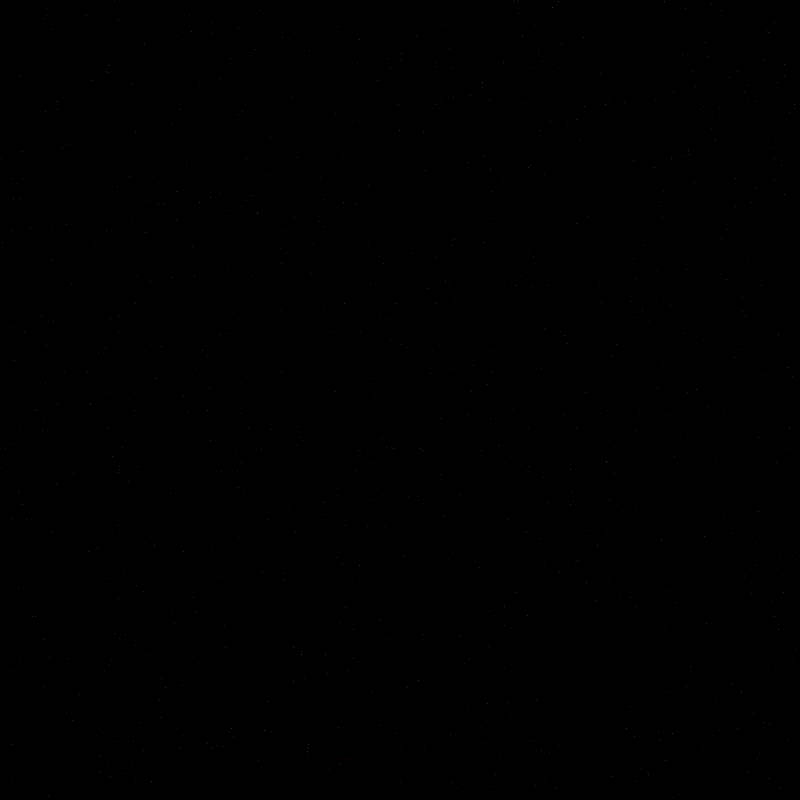
Frame 1 (no input)
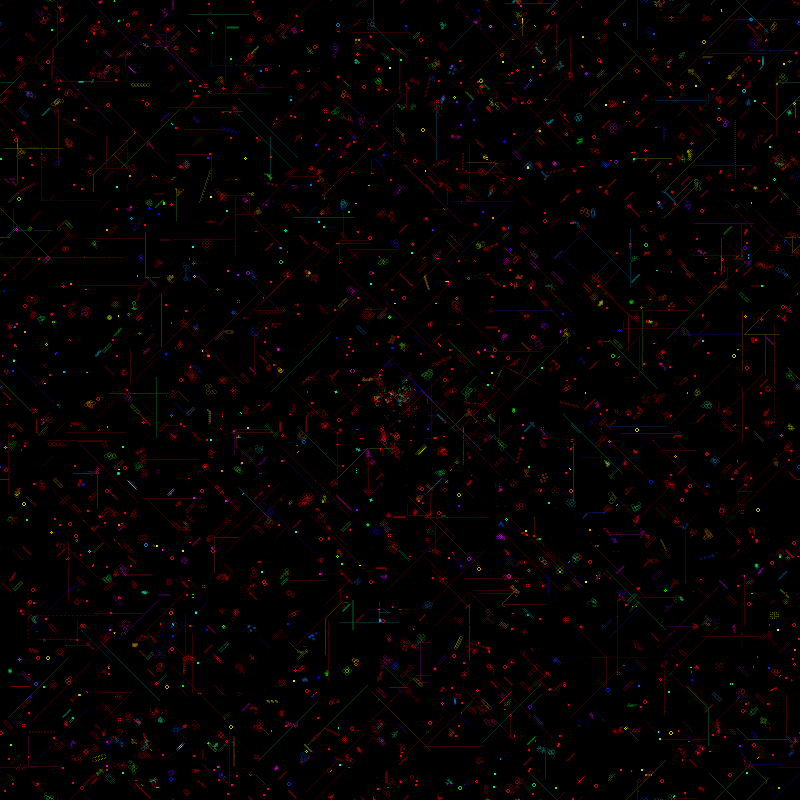
Frame 60 (no input)
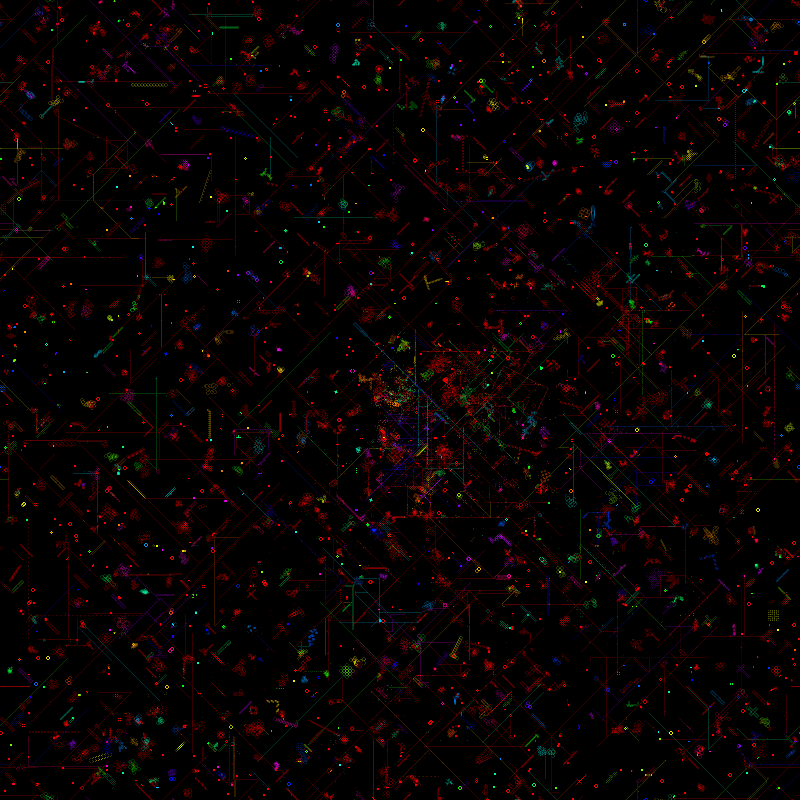
Frame 120 (the mouse pressed at the canvas centre since frame 60)

The p5.js sketch that drew these frames (run headless with seeded random() and noise() and a simulated clock; from frame 60 on, the mouse is pressed at the canvas centre):

// p5.js sketch
// ── sketch.js
/*
Javscript implementation of https://github.com/AdrianMargel/evolving-ant-farm
*/

//---------------------------------
//         Basic Settings
//---------------------------------


//if food is displayed
const displayFood = false;
//if the color of the ant is displayed or the trail itself
const displayColor = true;
//if the ants move in eight directions or four
const eightDirections = true;
//if the food spawns in a disk
const foodDisk = true;
//if the map will have varied spawning rules for food (biomes)
const multiBiome = true;
//how transparent the ants are (0 to 255)
const opacity = 20;
//redraw the an ant's tiles after it dies
const redrawDead = false;
//how fast the hue of a species changes
const hueChange = 3;
//how fast the screen fades to black (0 to 255, generally works best set to 0 for no fade)
const fade = 0;






//the number of different types of tiles
const tileTypes = 5;


//---------------------------------


// //-------------Classes-------------




// //simple integer based vector class
class Vector {
  constructor(x, y) {
    this.x = x;
    this.y = y;
  }


  isSame(other) {
    return this.x === other.x && this.y === other.y;
  }


  static clone(vector) {
    return new Vector(vector.x, vector.y);
  }
}


//this class generates random numbers to be used in mutations
//the mutator class is also able to be mutated
class Mutator {
  constructor(s, h, mod) {
    this.spread = s;
    this.high = h;
    this.modifier = mod;
    this.fixedHigh = false;
  }


  //create a mutator based off another mutator
  static clone(clone) {
    let newClone = new Mutator(clone.spread, clone.high, clone.modifier)
    newClone.fixedHigh = clone.fixedHigh;
    return newClone;
  }


  //set high to be fixed
  fixHigh() {
    this.fixedHigh = true;
  }


  //mutate the mutator based on other mutators
  mutate(mutateMutateHigh, mutateMutateSpread, mutateMutateMod) {
    if (!this.fixedHigh) {
      if (Math.floor(random(0, 2)) === 1) {
        this.high += mutateMutateHigh.getValue();
      } else {
        this.high -= mutateMutateHigh.getValue();
      }
    }
    this.high = Math.max(this.high, 0.001);


    if (Math.floor(random(0, 2)) == 1) {
      this.spread += mutateMutateSpread.getValue();
    } else {
      this.spread -= mutateMutateSpread.getValue();
    }
    this.spread = Math.min(Math.max(this.spread, 1), 10);


    if (Math.floor(random(0, 2)) == 1) {
      this.modifier += mutateMutateMod.getValue();
    } else {
      this.modifier -= mutateMutateMod.getValue();
    }
    this.modifier = Math.max(this.modifier, 0);
  }


  //get the value for a seed number from 0 to 1
  getValue(_in) {
    if (_in == null) {
      _in = random(0, 1);
    }
    return (Math.pow(_in, this.spread) * Math.pow(this.high, 2) + _in * this.modifier * this.high) / (this.high + this.modifier);
  }


  //get an int value
  getIntValue() {
    return Math.floor(this.getValue());
  }
}


//this class checks for the existance of a certain tile type at a certain relative position
class Find {

  static clone(clone) {
    return new Find(clone.pos, clone.type);
  }

  constructor(p, t) {
    this.pos = Vector.clone(p);
    this.type = t;
  }


  //returns true if the tile type matches the expected type at position searched
  //the pos will be rotated based on direction to ensure that ants cannot form directional biases
  matches(grid, p, direction) {
    let xAdd = 0;
    let yAdd = 0;
    if (eightDirections) {
      direction /= 2;
      if (direction == 0) {
        xAdd = this.pos.x;
        yAdd = this.pos.y;
      } else if (direction == 1) {
        xAdd =- this.pos.y;
        yAdd = this.pos.x;
      } else if (direction == 2) {
        xAdd =- this.pos.x;
        yAdd =- this.pos.y;
      } else if (direction == 3) {
        xAdd = this.pos.y;
        yAdd =- this.pos.x;
      }
    } else {
      if (direction == 0) {
        xAdd = this.pos.x;
        yAdd = this.pos.y;
      } else if (direction == 1) {
        xAdd =- this.pos.y;
        yAdd = this.pos.x;
      } else if (direction == 2) {
        xAdd =- this.pos.x;
        yAdd =- this.pos.y;
      } else if (direction == 3) {
        xAdd = this.pos.y;
        yAdd =- this.pos.x;
      }
    }


    let x = p.x + xAdd;
    let y = p.y + yAdd;


    if (x < 0) {
      x = x + grid.length;
    }
    if (x >= grid.length) {
      x = x - grid.length;
    }
    if (y < 0) {
      y = y + grid[0].length;
    }
    if (y >= grid[0].length) {
      y = y - grid[0].length;
    }
    if (x>=0 && y>=0 && x<grid.length && y<grid[0].length) {
      return grid[x][y].type === this.type;
    }
    return false;
  }
}


//a rule will check for the existance of multiple tiles in a
class Rule {
  constructor(s, nt, t) {
    this.search = s;
    this.newType = nt;
    this.turn = t;
    this.alive = true;
    for (let i = 0; i < s.length; i++) {
      for (let j = i+1; j < s.length; j++) {
        if (s[i].pos.isSame(s[j]).pos) {
          this.alive=false;
        }
      }
    }
  }

  static clone(clone) {
    let newSearch = [];
    for (let i=0; i < clone.search.length; i++) {
      newSearch.push(Find.clone(clone.search[i]));
    }
    return new Rule(newSearch, clone.newType, clone.turn);
  }


  isAlive() {
    return this.alive;
  }


  //returns if the rule has found what it is searching for 
  matches(grid, pos, direction) {
    for (let i = 0; i < this.search.length; i++) {
      if (!this.search[i].matches(grid, pos, direction)) {
        return false;
      }
    }
    return true;
  }
}


//this is the class for the modified langton ants that create the ecosystem
class Ant {

  //create an ant from a parent
  constructor(p, parAnt) {
    //set random direction
    if (eightDirections) {
      this.direction = Math.floor(random(0, 8));
    } else {
      this.direction = Math.floor(random(0, 4));
    }

    this.pos = Vector.clone(p);
    //set to be alive
    this.alive = true;
    //init claimed array
    this.claimed = [];
    this.rules = [];
    
    if (parAnt === undefined) {
      //setup mutators
      this.addMut = new Mutator(1, 1, 0);
      this.rangeMut = new Mutator(1, 1, 0);
      this.remMut = new Mutator(1, 1, 0);
      this.shiftMut = new Mutator(1, 1, 0);
      this.shiftDistMut = new Mutator(1, 1, 0);
      this.complexMut = new Mutator(1, 1, 0);
      this.spreadMut = new Mutator(1, 1, 0);
      this.ageMut = new Mutator(1, 1, 0);
      this.mutateMutateHigh = new Mutator(1, 0.2, 0);
      this.mutateMutateSpread = new Mutator(1, 0.2, 0);
      this.mutateMutateMod = new Mutator(1, 0.2, 0);
      for (let i=0; i<100; i++) {
        this.mutMuts();
      }

      //set generic starting stats
      this.changeWeakness();
      this.ageMax = 1000;
      this.age = this.ageMax;
      this.hue = Math.floor(random(0, 256));

      //startup rules
      for (let i=0; i<30; i++) {
        this.addRuleStart();
      }
    } else {
      //set base stats to same as parent
      this.weakness = parAnt.weakness;
      this.ageMax = parAnt.ageMax;
      this.age = this.ageMax;
      //set the hue to be almost the same as the parent so that species are the same color
      this.hue = (parAnt.hue + Math.floor(random(-hueChange, hueChange))) % 256;
      if (hue < 0) {
        this.hue += 256;
      }


      //add rules
      for (let i=0; i < parAnt.rules.length; i++) {
        this.rules.push(Rule.clone(parAnt.rules[i]));
      }

      //copy parent's mutators
      this.addMut = Mutator.clone(parAnt.addMut);
      this.rangeMut = Mutator.clone(parAnt.rangeMut);
      this.remMut = Mutator.clone(parAnt.remMut);
      this.shiftMut = Mutator.clone(parAnt.shiftMut);
      this.shiftDistMut = Mutator.clone(parAnt.shiftDistMut);
      this.complexMut = Mutator.clone(parAnt.complexMut);
      this.spreadMut = Mutator.clone(parAnt.spreadMut);
      this.ageMut = Mutator.clone(parAnt.ageMut);

      this.mutateMutateHigh = Mutator.clone(parAnt.mutateMutateHigh);
      this.mutateMutateSpread = Mutator.clone(parAnt.mutateMutateSpread);
      this.mutateMutateMod = Mutator.clone(parAnt.mutateMutateMod);
    }
  }


  //mutate the ants
  mutate() {
    this.mutMuts();
    this.removeRules();
    this.addRules();
    this.shiftRules();


    /*
    //this code allows age to evolve
     int ageChange=ageMut.getIntValue();
     if(ageMutMut.getValue()>0.5){
     ageChange*=-1;
     }
     ageMax+=ageChange;
     */


    //very rarely allow weakness to change
    if (Math.floor(random(0, 1000) < 1)) {
      this.changeWeakness();
    }
  }


  //mutate the mutators
  mutMuts() {
    this.addMut.mutate(this.mutateMutateHigh, this.mutateMutateSpread, this.mutateMutateMod);
    this.rangeMut.mutate(this.mutateMutateHigh, this.mutateMutateSpread, this.mutateMutateMod);
    this.remMut.mutate(this.mutateMutateHigh, this.mutateMutateSpread, this.mutateMutateMod);
    this.shiftMut.mutate(this.mutateMutateHigh, this.mutateMutateSpread, this.mutateMutateMod);
    this.shiftDistMut.mutate(this.mutateMutateHigh, this.mutateMutateSpread, this.mutateMutateMod);
    this.complexMut.mutate(this.mutateMutateHigh, this.mutateMutateSpread, this.mutateMutateMod);
    this.spreadMut.mutate(this.mutateMutateHigh, this.mutateMutateSpread, this.mutateMutateMod);
    this.ageMut.mutate(this.mutateMutateHigh, this.mutateMutateSpread, this.mutateMutateMod);
  }


  //randomly add a random number of new rules
  addRules() {
    let add = this.addMut.getIntValue();
    for (let i=0; i < add; i++) {
      let tempRule;
      let temp = [];
      let rSize = Math.floor(random(1, this.complexMut.getIntValue()+1));
      for (let j=0; j < rSize; j++) {
        let spreadX = this.spreadMut.getIntValue();
        let spreadY = this.spreadMut.getIntValue();
        if (Math.floor(random(0, 2)) === 0) {
          spreadX *= -1;
        }
        if (Math.floor(random(0, 2)) === 0) {
          spreadY *= -1;
        }
        temp.push(new Find(new Vector(spreadX, spreadY), Math.floor(random(0, tileTypes+1))));
      }
      if(eightDirections){
        tempRule = new Rule(temp, Math.floor(random(0, tileTypes)), Math.floor(random(0, 8)));
      }else{
        tempRule = new Rule(temp, Math.floor(random(0, tileTypes)), Math.floor(random(0, 4)));
      }
      if (tempRule.isAlive()) {
        this.rules.splice(Math.floor(random(0, this.rules.length + 1)), 0, tempRule);
      }
    }
  }


  //add new rules for a new ant
  addRuleStart() {
    let tempRule;
    let temp = [];
    let rSize = Math.floor(random(1, 10));
    for (let j=0; j<rSize; j++) {
      let spreadX = Math.floor(random(0, 3));
      let spreadY = Math.floor(random(0, 3));
      if (Math.floor(random(0, 2)) == 0) {
        spreadX *= -1;
      }
      if (Math.floor(random(0, 2)) == 0) {
        spreadY *= -1;
      }
      temp.push(new Find(new Vector(spreadX, spreadY), Math.floor(random(0, tileTypes+1))));
    }
    if(eightDirections){
        tempRule = new Rule(temp, Math.floor(random(0, tileTypes)), Math.floor(random(0, 8)));
    }else{
        tempRule = new Rule(temp, Math.floor(random(0, tileTypes)), Math.floor(random(0, 4)));
    }
    if (tempRule.isAlive()) {
      this.rules.splice(Math.floor(random(0, this.rules.length+1)), 0, tempRule);
    }
  }


  //randomly remove rules
  removeRules() {
    let rem = Math.min(this.remMut.getIntValue(), this.rules.length);
    for (let i=0; i < rem; i++) {
      this.rules.splice(Math.floor(random(0, this.rules.length)), 1);
    }
  }


  //randomly shuffle the priority of the rules
  shiftRules() {
    let shift = Math.min(this.shiftMut.getIntValue(), this.rules.length);
    for (let i = 0; i < shift; i++) {
      let shiftId = Math.floor(random(0, this.rules.length));
      let shiftAmount = this.shiftDistMut.getIntValue();
      let temp = this.rules[shiftId];
      this.rules.splice(shiftId, 1);
      shiftId = Math.min(Math.max(shiftId+shiftAmount, 0), this.rules.length);
      this.rules.splice(shiftId, 0, temp);
    }
  }


  changeWeakness() {
    this.weakness = Math.floor(random(1, tileTypes));
  }


  //move the ant and apply the ant's rules
  move(map) {
    //if the ant is dead then exit the method
    if (!this.alive) {
      return;
    }


    //apply all the rules in order
    for (let i=0; i < this.rules.length; i++) {
      if (this.rules[i].matches(map, this.pos, this.direction)) {
        //rotate the direction based on the active rule
        if (!eightDirections) {
          this.direction = (this.direction + this.rules[i].turn) % 4;
        } else {
          this.direction = (this.direction + this.rules[i].turn) % 8;
        }


        //change the tile type 
        map[this.pos.x][this.pos.y].setTile(this.rules[i].newType, this);
        //add the new tile to the list of tiles it's changed
        this.claimed.push(map[this.pos.x][this.pos.y]);


        //draw changed tiles
        if (displayColor) {
          //draw the new tiles as the color of the ant
          fill(this.hue, 255, 255, opacity);
          //fill(hue, 255, (tiles[pos.x][pos.y].type+1)*255/tileTypes,opacity);
        } else {
          //draw the new tiles as their real color
          fill(tiles[this.pos.x][this.pos.y].type*255/tileTypes, opacity);
        }
        noStroke();
        rect(this.pos.x*zoom, this.pos.y*zoom, Math.max(zoom,1), Math.max(zoom,1));


        break;
      }
    }


    //move in the direction the ant is facing
    if (!eightDirections) {
      //four directional movement
      if (this.direction == 0) {
        this.pos.x++;
      } else if (this.direction == 1) {
        this.pos.y++;
      } else if (this.direction == 2) {
        this.pos.x--;
      } else if (this.direction == 3) {
        this.pos.y--;
      }
    } else {
      //eight directional movement
      if (this.direction == 0) {
        this.pos.x++;
      } else if (this.direction == 1) {
        this.pos.x++;
        this.pos.y++;
      } else if (this.direction == 2) {
        this.pos.y++;
      } else if (this.direction == 3) {
        this.pos.y++;
        this.pos.x--;
      } else if (this.direction == 4) {
        this.pos.x--;
      } else if (this.direction == 5) {
        this.pos.y--;
        this.pos.x--;
      } else if (this.direction == 6) {
        this.pos.y--;
      } else if (this.direction == 7) {
        this.pos.y--;
        this.pos.x++;
      }
    }


    //if it goes off the map's edge loop it around to the other side
    if (this.pos.x < 0) {
      this.pos.x = map.length-1;
    }
    if (this.pos.x >= map.length) {
      this.pos.x = 0;
    }
    if (this.pos.y < 0) {
      this.pos.y = map[this.pos.x].length-1;
    }
    if (this.pos.y >= map[this.pos.x].length) {
      this.pos.y = 0;
    }


    //if it is on food eat the food and make a child
    if (map[this.pos.x][this.pos.y].type == tileTypes) {
      map[this.pos.x][this.pos.y].type = 0;
      spawnAnt(ants, this, this.pos);


      //re-draw the food tile as empty
      fill(0, opacity);
      noStroke();
      rect(this.pos.x * zoom, this.pos.y * zoom, Math.max(zoom, 1), Math.max(zoom, 1));
    }


    //cause ant to age
    this.age--;
    //cause ant to age faster depending on the amount of empty tiles around it, this makes it harder for ants to spread
    //keep in mind food only spawns in tiles with space around them
    this.age -= abs(getSurround(map, 0));


    //if it's age reaches 0 kill the ant
    if (this.age < 0) {
      this.alive = false;


      //if the ant is on a tile it is weak to die
    } else if (map[this.pos.x][this.pos.y].die(this, this.weakness)) {
      this.alive = false;
    }
  }


  //get the number of a tile around the ant of a certain type
  getSurround(grid, fType) {
    let total=0;
    for (let tx=-2; tx<=2; tx++) {
      for (let ty=-2; ty<=2; ty++) {
        let x = pos.x+tx;
        let y = pos.y+ty;
        if (x < 0) {
          x=x+grid.length;
        }
        if (x>=grid.length) {
          x=x-grid.length;
        }
        if (y < 0) {
          y = y + grid[0].length;
        }
        if (y>=grid[0].length) {
          y = y - grid[0].length;
        }
        if (grid[x][y].type == fType || grid[x][y].type == tileTypes) {
          total++;
        }
      }
    }
    return total;
  }


  //kill the ant
  //redraws all the tiles the ant has covered as dead tiles and resets their owner
  die() {
    noStroke();
    this.claimed.forEach(t => {
      //if the ant still owns the tile reset and redraw the tile
      if (t.isOwner(this)) {
        t.resetTile();
        if(redrawDead){
          fill(t.type*255/tileTypes);
          rect(t.pos.x*zoom, t.pos.y*zoom, Math.max(zoom,1), Math.max(zoom,1));
        }
      }
    });
  }
}


//the tiles the map is made of, act as the environment
class Tile {
  // //the type of tile
  // int type;
  // //the last alive ant to change the tile
  // Ant owner;
  // //position of the tile
  // Vector pos;

  constructor(t, p) {
    this.pos = p;
    this.owner = null;
    this.type = t;   
  }

  //have an ant change the tile type
  setTile(t, o) {
    this.type = t;
    this.owner = o;
  }


  //reset the tile owner
  resetTile() {
    this.owner=null;
    //unused to set tile back to being empty
    //type=0;
  }


  //check if an ant is the owner
  isOwner(test) {
    if (this.owner === null) {
      return false;
    }
    return test === this.owner;
  }


  //check it the tile has an alive owner
  claimed() {
    return this.owner != null && this.owner.alive;
  }


  //check if an ant will die on this tile
  die(test, weakness) {
    if (this.type != weakness) {
      return false;
    }
    if (this.owner == null) {
      return true;
    }
    return test != this.owner;
  }
}




//---------------------------------




// //the map of all tiles
let tiles = [[]];


// //all alive ants
let ants = [];


// //how much the camera is zoomed in
let zoom = 1;


function setup(params) {
  createCanvas(800, 800);
  //set color to use hue
  colorMode(HSB, 100);


  //setup map to size of screen
  // tiles=new Tile[Math.floor(width/zoom)][Math.floor(height/zoom)];
  tiles = new Array(Math.floor(width/zoom));
  for (let x = 0; x < tiles.length; x++) {
    tiles[x] = new Array(Math.floor(height/zoom));
    for (let y = 0; y < tiles[x].length; y++) {
      tiles[x][y] = new Tile(0, new Vector(x, y));
    }
  }


  //spawn starting random ants
  for (let index = 0; index < 5000; index++) {
    spawnRandomAnt(ants);
  }


  //draw starting tiles
  background(0);
  /*for (int x=0; x<tiles.length; x++) {
    for (int y=0; y<tiles[x].length; y++) {
      fill(tiles[x][y].type*255/tileTypes);
      noStroke();
      rect(x*zoom, y*zoom, Math.max(zoom,1), Math.max(zoom,1));
    }
  }*/


  //set framerate really high so it'll max out
  frameRate(600);
}


function draw() {
  //fade screen to black if fade is on
  if (fade > 0) {
    fill(0, fade);
    noStroke();
    rect(0, 0, width, height);
  }


  //try to spawn up to a number of new food tiles
  for (let i = 0; i < 100; i++) {
    spawnFood(tiles);
  }


  //move all ants
  for (let i = 0; i < ants.length; i++) {
    ants[i].move(tiles);
  }


  //remove and kill all dead ants
  for (let i = ants.length-1; i >= 0; i--) {
    if (!ants[i].alive) {
      ants[i].die();
      ants.splice(i,1);
    }
  }
}




// //-------------General Methods-------------




//spawns food onto the map
function spawnFood(grid) {
  //if the tile was successfully placed
  let placed=false;
  //the number of times it will attempt to place the food
  let tries=100;
  while (!placed && tries > 0) {
    //how many more times it will try to place the food
    tries--;


    let x, y;
    //spawn food
    if (!foodDisk) {
      //spawn food in square
      x = Math.floor(random(0, tiles.length));
      y = Math.floor(random(0, tiles[0].length));
    } else {
      //spawning food in a circle
      let d = random(0, width/zoom/2);
      let a = random(0, TWO_PI);
      x = Math.floor(cos(a) * d) + (Math.floor(width/zoom/2));
      y = Math.floor(sin(a) * d) + (Math.floor(width/zoom/2));
    }


    //if food somehow spawns out of bounds loop it around back into bounds
    if ( x < 0) {
      x = x + grid.length;
    }
    if (x >= grid.length) {
      x = x - grid.length;
    }
    if (y < 0) {
      y = y + grid[0].length;
    }
    if (y >= grid[0].length) {
      y = y - grid[0].length;
    }


    //calculate using a simple set of rules if the food can spawn at this position
    //this is based on the amount of air around the tile


    if (multiBiome) {
      //rules vary over space creating multiple biomes
      let surr = getSurround(tiles, 0, new Vector(x, y), 4);
      if (grid[x][y].type == 0 && (surr/zoom > x / 10 && surr/zoom < x / 10 + y / 10)) {
        //if the food can spawn then replace the tile with food
        grid[x][y].resetTile();
        grid[x][y].type=tileTypes;
        //draw the food optionally
        if (displayFood) {
          fill(100, 255, 150,opacity);
          noStroke();
          rect(x*zoom, y*zoom, Math.max(zoom,1), Math.max(zoom,1));
        }
        //set flag that the tile was placed
        placed = true;
      }
    } else {
      //simpler single biome ruleset
      let surr = getSurround(tiles, 0, new Vector(x, y), 2)+getSurround(tiles, tileTypes, new Vector(x, y), 2);
      if (grid[x][y].type == 0 && surr > 20 && surr < 25) {
        //if the food can spawn then replace the tile with food
        grid[x][y].resetTile();
        grid[x][y].type = tileTypes;
        //draw the food optionally
        if (displayFood) {
          fill(100, 255, 150);
          noStroke();
          rect(x*zoom, y*zoom, Math.max(zoom, 1), Math.max(zoom, 1));
        }
        //set flag that the tile was placed
        placed = true;
      }
    }
  }
}


//get the number of tiles surrounding a tile
function getSurround(grid, fType, pos, range) {
  let total = 0;
  for (let tx=-range; tx <= range; tx++) {
    for (let ty=-range; ty <= range; ty++) {
      let x = pos.x + tx;
      let y = pos.y + ty;
      if (x < 0) {
        x = x + grid.length;
      }
      if (x >= grid.length) {
        x = x - grid.length;
      }
      if (y < 0) {
        y = y + grid[0].length;
      }
      if (y >= grid[0].length) {
        y = y - grid[0].length;
      }
      if (grid[x][y].type==fType) {
        total++;
      }
    }
  }
  return total;
}


//spawn new ants
function spawnRandomAnt(antArray) {
  antArray.push(new Ant(new Vector(Math.floor(random(0, tiles.length)), Math.floor(random(0, tiles[0].length)))));
}
function spawnFromRandom(antArray) {
  let id=Math.floor(random(0, options.length));
  spawnAnt(antArry, antArray[id], antArray[id].pos);
}
function spawnAnt(antArray, parAnt, pos) {
  antArray.push(new Ant(pos, parAnt));
  antArray[ants.length-1].mutate();
}
